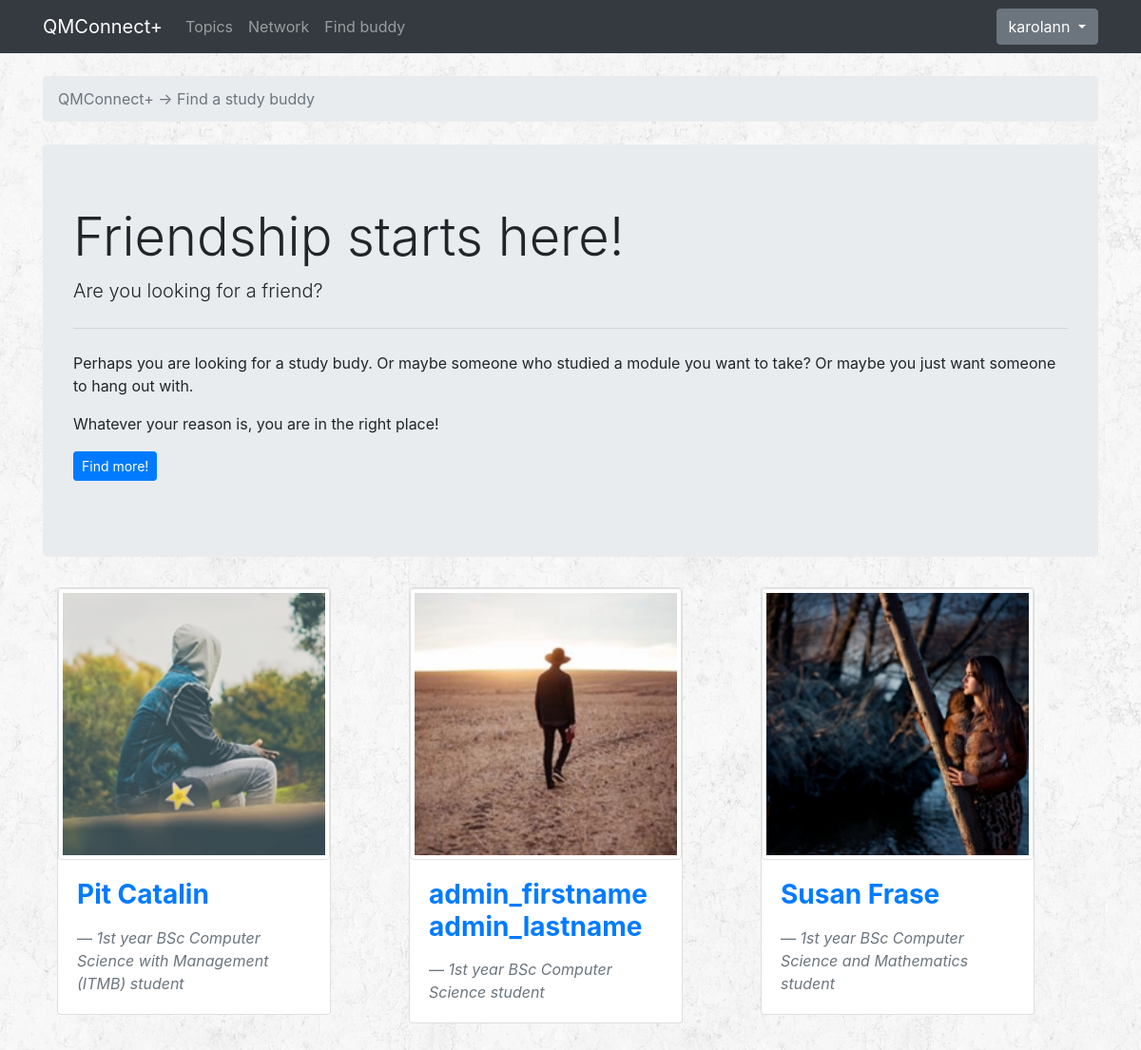
The page /buddy/ (signed in) on the database as committed earlier.
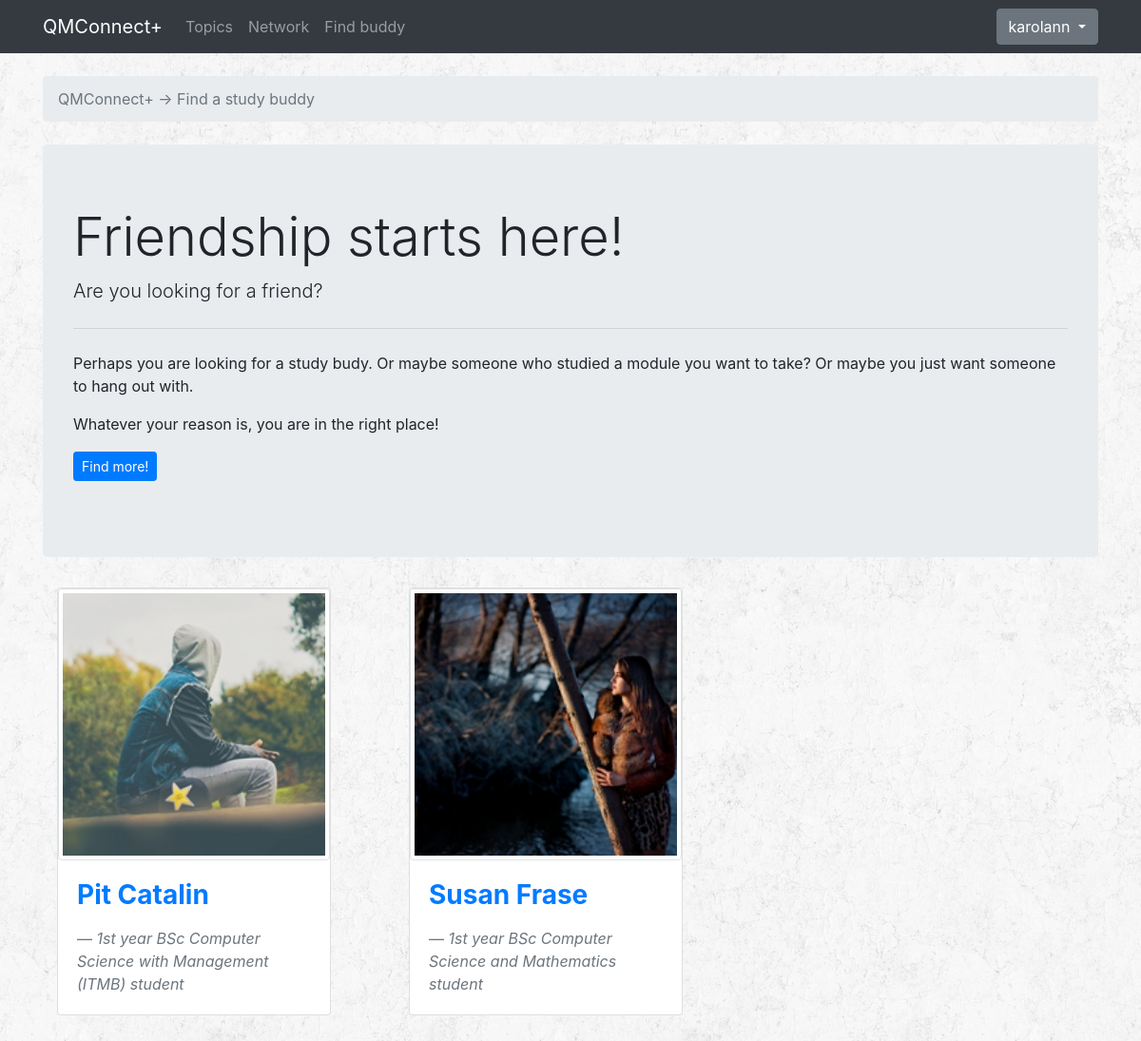
The same page on the database as committed later.
### accounts/models.py (models this page shows, shortened)
class Profile(models.Model):
    YEAR = (
        ('1', '1st year'),
        ('2', '2nd year'),
        ('3', '3rd year'),
    )
    SUBJECT = (
        ('BCS', 'BSc Computer Science'),
        ('BCSM', 'BSc Computer Science and Mathematics'),
        ('BCSIE', 'BSc Computer Science with Industrial Experience'),
        ('BCSWM', 'BSc Computer Science with Management (ITMB)'),
    )
    user = models.OneToOneField(User, on_delete=models.CASCADE)
    dob = models.DateField(auto_now=False, auto_now_add=False)
    image = models.ImageField(upload_to='profile_images', default='')
    universityYear = models.CharField(choices=YEAR, max_length=1, default='')
    subject = models.CharField(choices=SUBJECT, max_length=5, default='')
    module = models.ManyToManyField(Module)
    interest = models.ManyToManyField(Interest)
    message = models.ManyToManyField('self', blank=True, symmetrical=False, through="Message")

### accounts/views.py (the view)
# urls.py: path('buddy/', accounts_views.studybuddy, name='studybuddy'),
@login_required
def studybuddy(request):
    users = User.objects.all().exclude(username='admin')
    currentUser = Profile.objects.get(user=request.user)
    '''
    retrieve all the users that have common interests and modules with currentUser
    '''
    common_interests = Profile.objects.filter(interest__in=currentUser.interest.all()).exclude(id=currentUser.id)
    common_modules = Profile.objects.filter(module__in=currentUser.module.all()).exclude(id=currentUser.id)
    common_interests_counter = Counter(common_interests)
    common_modules_counter = Counter(common_modules)
    related_users_counter = (common_modules_counter + common_interests_counter)
    related_users_counter = related_users_counter.most_common(10)
    related_users = [user for user,count in related_users_counter]
    return render(request, 'buddy.html', {'related_users': related_users})

### templates/buddy.html (shortened to what this page needs)
{% extends 'base.html' %}
{% block breadcrumb %}
<li class="breadcrumb-item active">QMConnect+ -> Find a study buddy</li>
{% endblock %}
{% block content %}
<div class="jumbotron">
  <h1 class="display-4">Friendship starts here!</h1>
  <p class="lead">Are you looking for a friend? </p>
  <hr class="my-4">
  <p>Perhaps you are looking for a study budy. Or maybe someone who studied a module you want to take? Or maybe you just want someone to hang out with.</p>
  <p>Whatever your reason is, you are in the right place!</p>
  <p class="lead">
    <a class="btn btn-primary btn-sm" href="#" role="button" data-toggle="modal" data-target="#information">Find more!</a>
  </p>
</div>
<div class="container">
  <div class="row bottom-padding">
    {% for user in related_users %}
        {% if user.universityYear == request.user.profile.universityYear %}
          <div class="col-md-4 bottom-padding">
            <div class="card" style="width: 18rem;">
              <img src="/profile_images/{{user.image}}" class="img-thumbnail" alt="...">
              <div class="card-body">
                <h3 class="card-title"><strong><a href="{% url 'qa:profile' user.user.pk %}">{{user.user.get_full_name}}</a></strong></h3>
                <blockquote class="blockquote mb-0">
                  <footer class="blockquote-footer"><cite>{{user.get_universityYear_display}} {{user.get_subject_display}} student</cite></footer>
                </blockquote>
              </div>
          </div>
          </div>
        {% endif %}
    {% endfor %}
  </div>
</div>
{% endblock content %}

Rows that differ between the two databases and show on the page:
no longer on this page (row edited): Profile: image (picture), user.get_full_name "admin_firstname admin_lastname", universityYear "1st year", subject "BSc Computer Science"
